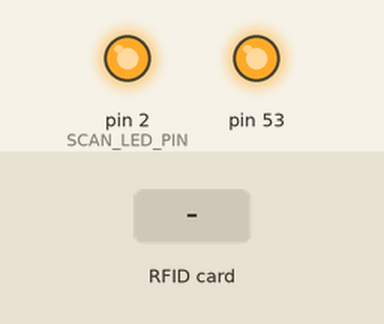
The sketch below on a simulated Arduino Mega 2560, built with avr-gcc and run on an emulated ATmega2560. Parts: output pins drawn as LEDs (lit = HIGH). The inputs (shaded band) are chosen by the test bench. What the sketch prints to the serial monitor is not drawn.

Above: at 1.7 s.
1.8 s: RFID card 5E 7A 19 C4 held to the reader
Timing chart, 0 to 4.8 s (numbered marks = the images above; inputs shaded):
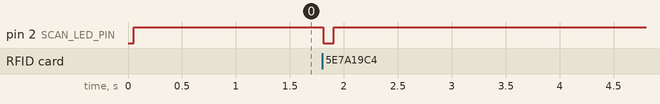

Measured:
- after the input at 1.8 s, pin 2 (SCAN_LED_PIN): HIGH → LOW at once, → HIGH 0.10 s later

The sketch:

sketch.ino
```cpp
#include <SPI.h>
#include <MFRC522.h>

// Define the RC522 pins
#define RST_PIN   22
#define SS_PIN    5

// --- NEW ---
// Define the pin for the "Scan" indicator LED
#define SCAN_LED_PIN  2

// Create an MFRC522 instance
MFRC522 mfrc522(SS_PIN, RST_PIN);

void setup() {
  Serial.begin(115200);
  SPI.begin();
  mfrc522.PCD_Init();

  // --- NEW ---
  // Set up the LED pin as an output and turn it off
  pinMode(SCAN_LED_PIN, OUTPUT);
  digitalWrite(SCAN_LED_PIN, HIGH);

  // A small delay on setup can sometimes help
  // the serial port connect before data starts
  delay(500);
}

void loop() {
  if (!mfrc522.PICC_IsNewCardPresent() || !mfrc522.PICC_ReadCardSerial()) {
    return;
  }

  // A card is found
  String uidString = "";
  for (byte i = 0; i < mfrc522.uid.size; i++) {
    uidString.concat(String(mfrc522.uid.uidByte[i] < 0x10 ? " 0" : " "));
    uidString.concat(String(mfrc522.uid.uidByte[i], HEX));
  }
  uidString.trim();

  // 1. Send the UID over serial
  Serial.println(uidString);

  // --- NEW ---
  // 2. Flash the scan LED to show it was sent
  digitalWrite(SCAN_LED_PIN, LOW);
  delay(100); // Flash for 0.1 seconds
  digitalWrite(SCAN_LED_PIN, HIGH);

  // Halt the tag
  mfrc522.PICC_HaltA();
  mfrc522.PCD_StopCrypto1();

  delay(500); // Prevent spamming
}
```
